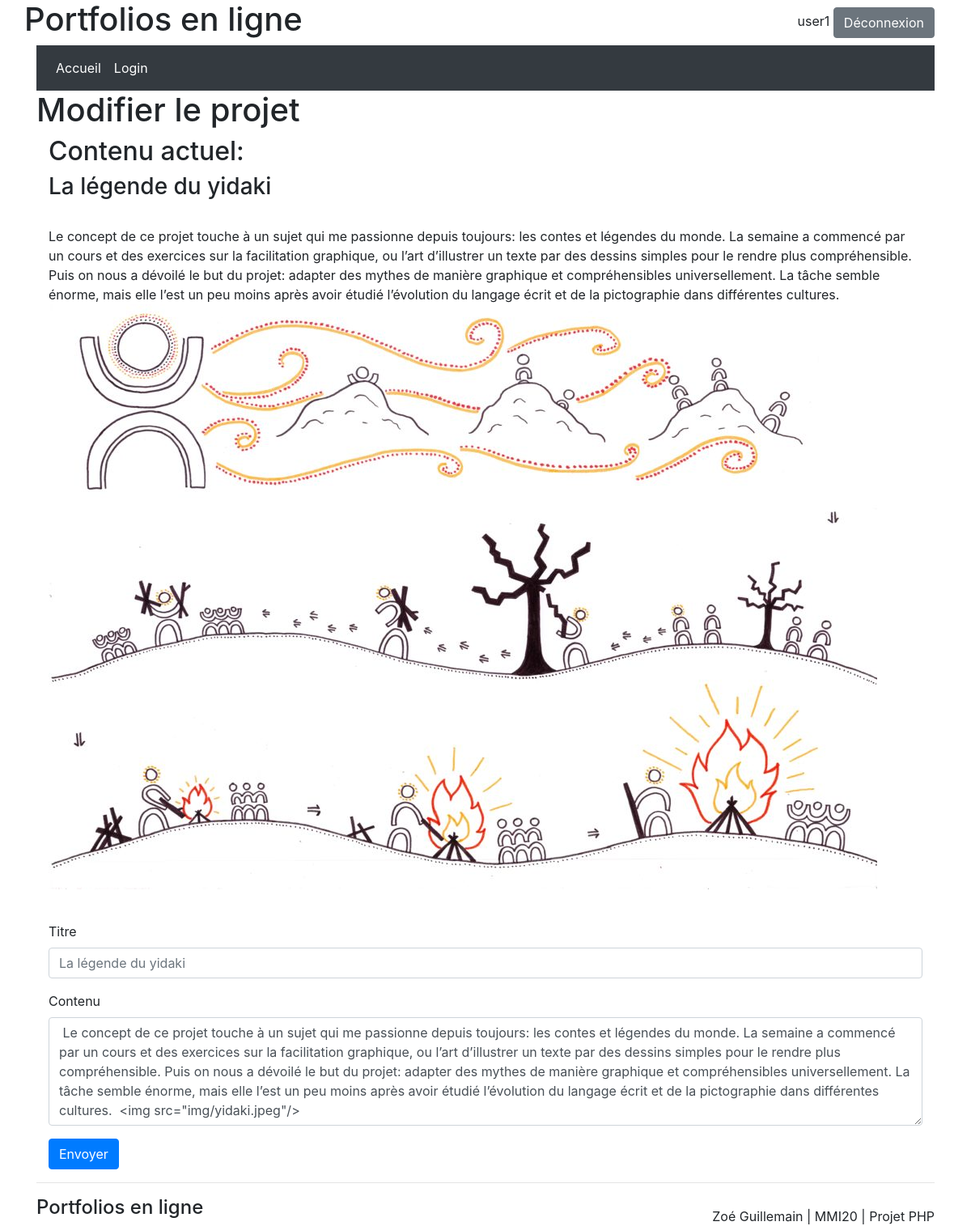
Page /modifprojet.php?idp=1 (signed in) on the committed database.
### tables this page shows
CREATE TABLE IF NOT EXISTS `projets` (
  `id` int(11) NOT NULL AUTO_INCREMENT,
  `titre` varchar(256) NOT NULL,
  `contenu` varchar(1000) NOT NULL,
  `user` int(11) NOT NULL,
  PRIMARY KEY (`id`),
  KEY `user` (`user`) USING BTREE
);

### modifprojet.php (the view, shortened to what this page needs)
<!DOCTYPE html>
<?php include_once("header.php");
$idp=" ";
if (isset($_GET["idp"])) {
	$idp = $_GET["idp"];
}
$request="SELECT * FROM Projets WHERE id=:projectid AND user=:userid";
$resultat = $db->prepare($request);
$resultat->execute(array(':projectid' => $idp, ':userid' => $_SESSION["account"]["id"]));
$projet = $resultat->fetch();
?>
<div class="container">
	<div class="row">
		<h1>Modifier le projet</h1>
	</div>
	<div>
		<h2>Contenu actuel: </h2>
		<h3><?php echo $projet['titre'];?></h3><br/>
		<p><?php echo $projet['contenu'];?></p><br/>
	</div>
	<form action="modifprojet.php" method="post">
	    <div class="form-group">
	        <label for="ntitre">Titre</label>
	        <input type="text" class="form-control" placeholder="<?php echo $projet['titre'];?>" name="ntitre" required>
	    </div>
	    <div class="form-group">
	        <label for="ncontenu">Contenu</label>
	        <textarea class="form-control" rows="5" name="ncontenu" required> <?php echo $projet['contenu'];?> </textarea>
	    </div>
	    <button type="submit" name="submit" value="OK" class="btn btn-primary">Envoyer</button>
	</form>
</div>
<?php include_once("footer.php"); ?>

### rows in the picture
projets: titre "La légende du yidaki", contenu "Le concept de ce projet touche à un sujet qui me passionne depuis toujours: les contes et légendes du monde. La semaine a commencé par un cours et des exercices sur la facilitation graphique, ou l’art d’illustrer un texte par des dessins simples pour le rendre plus compréhensible. Puis on nous a dévoilé le but du projet: adapter des mythes de manière graphique et compréhensibles universellement. La tâche semble énorme, mais elle l’est un peu moins après avoir étudié l’évolution du langage écrit et de la pictographie dans différentes cultures.", contenu (picture), ntitre "La légende du yidaki", ncontenu "Le concept de ce projet touche à un sujet qui me passionne depuis toujours: les contes et légendes du monde. La semaine a commencé par un cours et des exercices sur la facilitation graphique, ou l’art d’illustrer un texte par des dessins simples pour le rendre plus compréhensible. Puis on nous a dévoilé le but du projet: adapter des mythes de manière graphique et compréhensibles universellement. La tâche semble énorme, mais elle l’est un peu moins après avoir étudié l’évolution du langage écrit et de la pictographie dans différentes cultures. <img src=\"img/yidaki.jpeg\"/>"

### other values in the picture
$_SESSION["account"]["username"] "user1"
